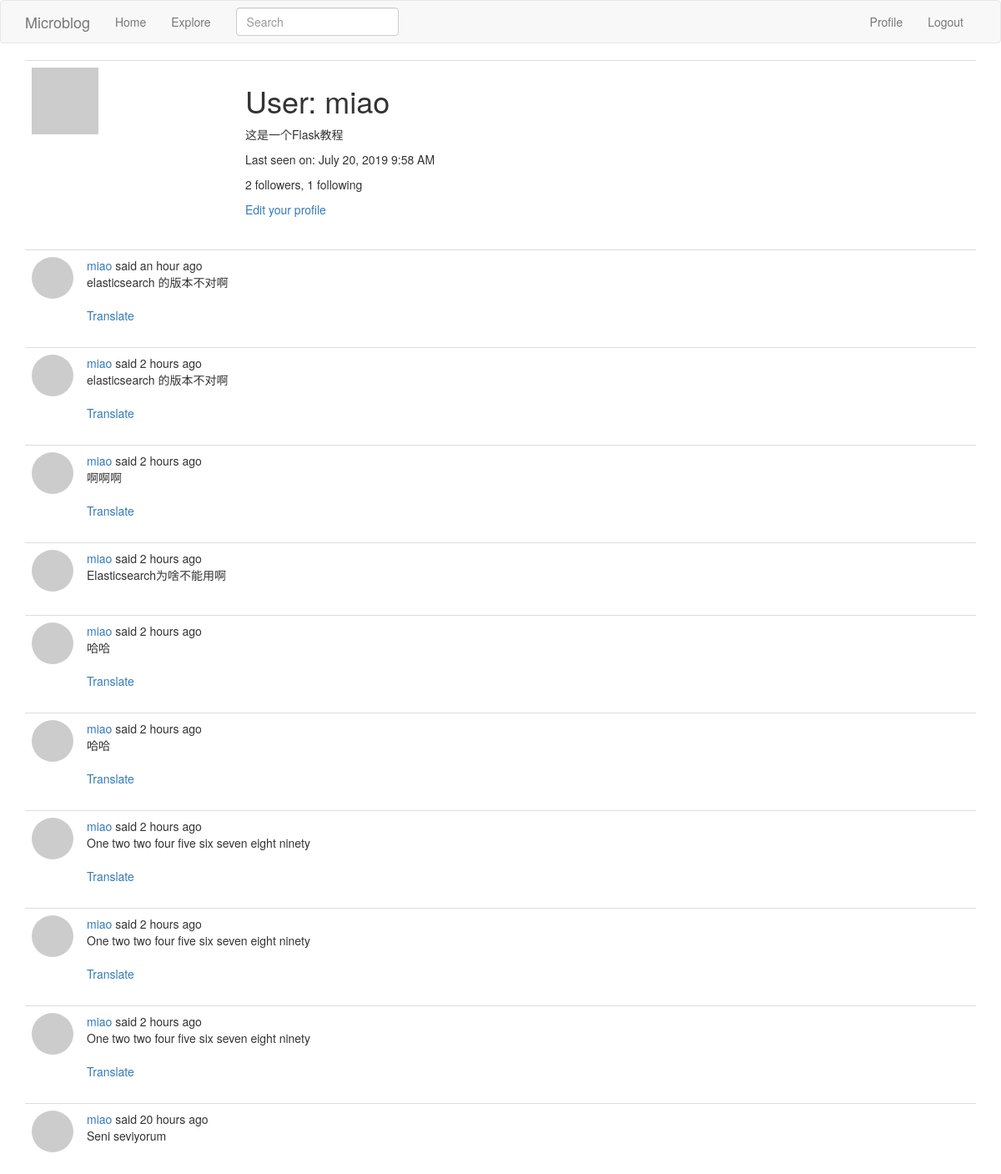
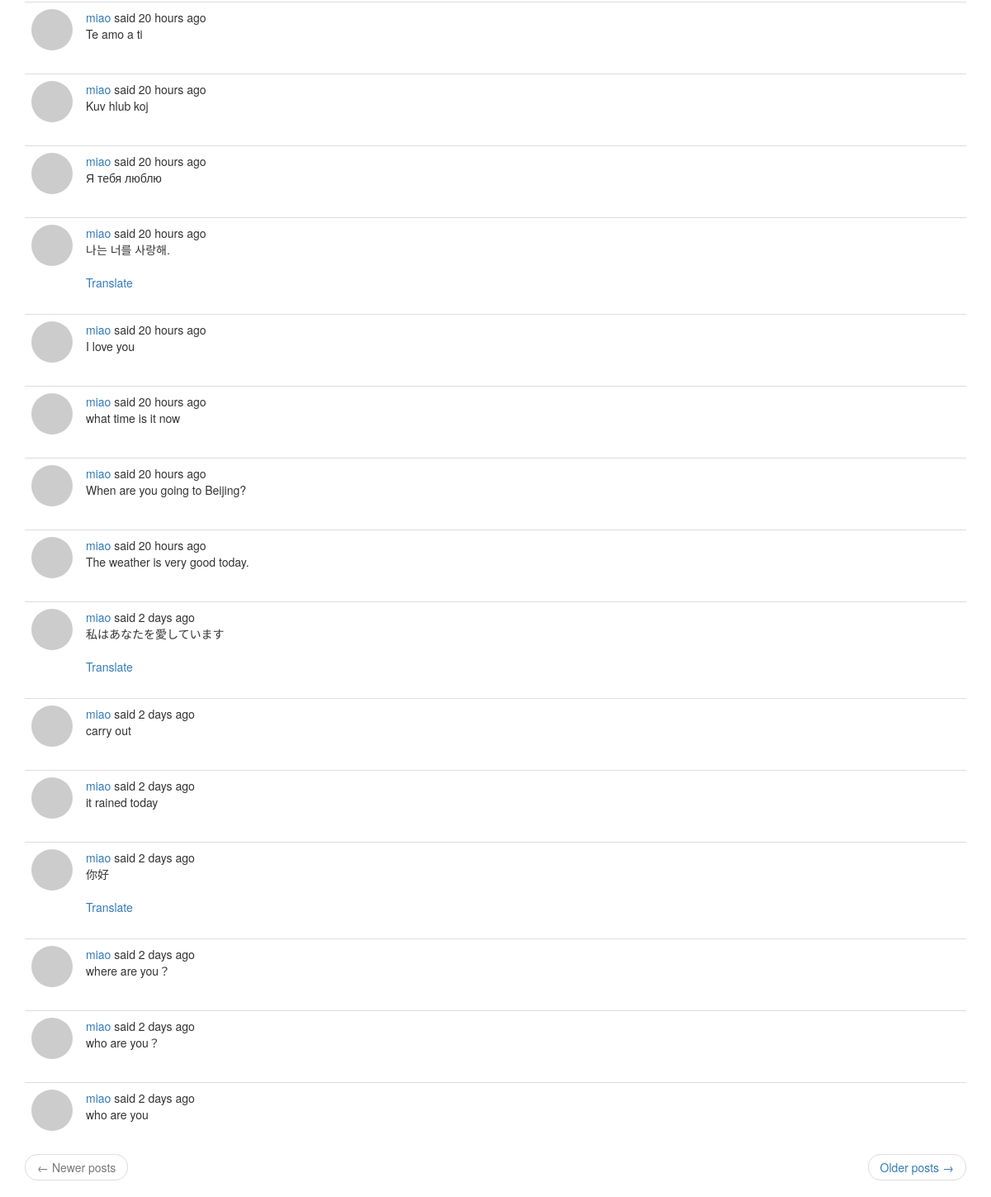
The page /User/miao (signed in) on the database its author committed (2 pictures, top to bottom).
### app/models.py (models this page shows, shortened)
class User(UserMixin, db.Model):
    id = db.Column(db.Integer, primary_key=True)  # 字段 id ，主键
    username = db.Column(db.String(64), index=True, unique=True)  # unique表示唯一的
    email = db.Column(db.String(120), index=True, unique=True)
    password_hash = db.Column(db.String(128))
    about_me = db.Column(db.String(140))
    last_seen = db.Column(db.DateTime, default=datetime.utcnow)  # 注意datetime.utcnow不要写成datetime.utcnow()
    posts = db.relationship('Post', backref='author', lazy='dynamic')
    followed = db.relationship(
        'User', secondary=followers,
        primaryjoin=(followers.c.follower_id == id),
        secondaryjoin=(followers.c.followed_id == id),
        backref=db.backref('followers', lazy='dynamic'), lazy='dynamic')
    def avatar(self, size):
        digest = md5(self.email.lower().encode('utf-8')).hexdigest()  # md5(b'miao@email.com').hexdigest()获取字符串的md5值
        return 'https://www.gravatar.com/avatar/{}?d=identicon&s={}'.format(digest, size)

class SearchableMixin(object):
    @classmethod
    def before_commit(cls, session):  # 在事务提交发生之前
        session._changes = {
            'add': list(session.new),
            'update': list(session.dirty),
            'delete': list(session.deleted)
        }
    @classmethod
    def after_commit(cls, session):  # 在事务提交发生之后
        for obj in session._changes['add']:
            if isinstance(obj, SearchableMixin):
                add_to_index(obj.__tablename__, obj)
        for obj in session._changes['update']:
            if isinstance(obj, SearchableMixin):
                add_to_index(obj.__tablename__, obj)
        for obj in session._changes['delete']:
            if isinstance(obj, SearchableMixin):
                remove_from_index(obj.__tablename__, obj)
        session._changes = None

class Post(SearchableMixin, db.Model):
    __searchable__ = ['body']  # 这个模型需要有body字段才能被索引,我添加的这个__searchable__属性只是一个变量，它没有任何关联的行为。 它只会帮助我以通用的方式编写索引函数。
    id = db.Column(db.Integer, primary_key=True)
    body = db.Column(db.String(140))
    timestamp = db.Column(db.DateTime, index=True, default=datetime.utcnow)
    user_id = db.Column(db.Integer, db.ForeignKey('user.id'))  # 初始化为user.id的外键,Flask-SQLAlchemy自动设置类名为小写来作为对应表的名称
    language = db.Column(db.String(5))  # 用户发表的动态的语言类型

### app/main/routes.py (the view)
@bp.route('/User/<username>')
@login_required  # 只能被已登录的用户访问
def user(username):
    user = User.query.filter_by(username=username).first_or_404()
    strart_page = request.args.get('page', 1, type=int)
    end_page = current_app.config['POSTS_PER_PAGE']
    posts = user.posts.order_by(Post.timestamp.desc()).paginate(strart_page, end_page, False)
    next_url = url_for('main.user', username=user.username, page=posts.next_num) if posts.has_next else None
    prev_url = url_for('main.user', username=user.username, page=posts.prev_num) if posts.has_prev else None
    return render_template('user.html', user=user, posts=posts.items, next_url=next_url, prev_url=prev_url)

### app/main/forms.py
class SearchForm(FlaskForm):
    q = StringField(_l('Search'), validators=[DataRequired()])
    def __init__(self, *args, **kwargs):
        if 'formdata' not in kwargs:
            kwargs['formdata'] = request.args
        if 'csrf_enabled' not in kwargs:
            kwargs['csrf_enabled'] = False
        super(SearchForm, self).__init__(*args, **kwargs)

### app/main/routes.py (called while the page is built)
@bp.before_app_request
def before_request():
    if current_user.is_authenticated:  # 当前用户是否已经登录
        current_user.last_seen = datetime.utcnow()
        db.session.commit()  # 不需要db.session.add()这句，因为当前用户已经存在数据库里了，当前用户是查询得到的
        g.search_form = SearchForm()
    g.locale = str(get_locale())

### app/models.py (called while the page is built)
@login.user_loader
def load_user(id):
    return User.query.get(int(id))

### app/templates/user.html
{% extends "base.html" %}
{% block app_content %}
    <table class="table table-hover">
        <tr>
            <td width="256px"><img src="{{ user.avatar(256) }}"></td>
            <td>
                <h1>{{ _('User') }}: {{ user.username }}</h1>
                {% if user.about_me %}<p>{{ user.about_me }}</p>{% endif %}
                {% if user.last_seen %}
                    <p>{{ _('Last seen on') }}: {{ moment(user.last_seen).format('LLL') }}</p>
                {% endif %}
                <p>{{ _('%(count)d followers', count=user.followers.count()) }}, {{ _('%(count)d following', count=user.followed.count()) }}</p>
                {% if user == current_user %}
                    <p><a href="{{ url_for('main.edit_profile') }}">{{ _('Edit your profile') }}</a></p>
                {% elif not current_user.is_following(user) %}
                    <p><a href="{{ url_for('main.follow', username=user.username) }}">{{ _('Follow') }}</a></p>
                {% else %}
                    <p><a href="{{ url_for('main.unfollow', username=user.username) }}">{{ _('Unfollow') }}</a></p>
                {% endif %}
            </td>
        </tr>
    </table>
    {% for post in posts %}
        {% include '_post.html' %}
    {% endfor %}
    <nav aria-label="...">
        <ul class="pager">
            <li class="previous{% if not prev_url %} disabled{% endif %}">
                <a href="{{ prev_url or '#' }}">
                    <span aria-hidden="true">&larr;</span> {{ _('Newer posts') }}
                </a>
            </li>
            <li class="next{% if not next_url %} disabled{% endif %}">
                <a href="{{ next_url or '#' }}">
                    {{ _('Older posts') }} <span aria-hidden="true">&rarr;</span>
                </a>
            </li>
        </ul>
    </nav>
{% endblock %}

### app/templates/base.html (shortened to what this page needs)
{% extends 'bootstrap/base.html' %}
{% block navbar %}
    <nav class="navbar navbar-default">
        <div class="container">
            <div class="navbar-header">
                <a class="navbar-brand" href="{{ url_for('main.index') }}">Microblog</a>
            </div>
            <div class="collapse navbar-collapse" id="bs-example-navbar-collapse-1">
                <ul class="nav navbar-nav">
                    <li><a href="{{ url_for('main.index') }}">{{ _('Home') }}</a></li>
                    <li><a href="{{ url_for('main.explore') }}">{{ _('Explore') }}</a></li>
                </ul>
                {% if g.search_form %}
                    <form class="navbar-form navbar-left" method="get"
                          action="{{ url_for('main.search') }}">
                        <div class="form-group">
                            {{ g.search_form.q(size=20, class='form-control',
                            placeholder=g.search_form.q.label.text) }}
                        </div>
                    </form>
                {% endif %}
                <ul class="nav navbar-nav navbar-right">
                    {% if current_user.is_anonymous %}
                        <li><a href="{{ url_for('auth.login') }}">{{ _('Login') }}</a></li>
                    {% else %}
                        <li><a href="{{ url_for('main.user', username=current_user.username) }}">{{ _('Profile') }}</a>
                        </li>
                        <li><a href="{{ url_for('auth.logout') }}">{{ _('Logout') }}</a></li>
                    {% endif %}
                </ul>
            </div>
        </div>
    </nav>
{% endblock %}
{% block content %}
    <div class="container">
        {% block app_content %}{% endblock %}
    </div>
{% endblock %}

### app/templates/_post.html (shortened to what this page needs)
<table class="table table-hover">
    <tr>
        <td width="50px">
            <a href="{{ url_for('main.user', username=post.author.username) }}">
                <div style="width: 50px;height: 50px; border-radius:50%;overflow: hidden;">
                    <img src="{{ post.author.avatar(50) }}"/>
                </div>
            </a>
        </td>
        <td>
            {{ _('%(username)s said %(when)s', username=user_link, when=moment(post.timestamp).fromNow()) }}
            <br>
            <span id="post{{ post.id }}">{{ post.body }}</span>
            {% if post.language and post.language != g.locale %}
                <br><br>
                <span id="translation{{ post.id }}">
                    <a href="javascript:translate(
                                '#post{{ post.id }}',
                                '#translation{{ post.id }}',
                                '{{ post.language }}',
                                '{{ g.locale }}');">{{ _('Translate') }}</a>
                </span>
            {% endif %}
        </td>
    </tr>
</table>

### rows shown on the page
User: username "miao", about_me "这是一个Flask教程", last_seen "July 20, 2019 9:58 AM"
Post: body "elasticsearch 的版本不对啊"
Post: body "elasticsearch 的版本不对啊"
Post: body "啊啊啊"
Post: body "Elasticsearch为啥不能用啊"
Post: body "哈哈"
Post: body "哈哈"
Post: body "One two two four five six seven eight ninety"
Post: body "One two two four five six seven eight ninety"
Post: body "One two two four five six seven eight ninety"
Post: body "Seni seviyorum"
Post: body "Te amo a ti"
Post: body "Kuv hlub koj"
Post: body "Я тебя люблю"
Post: body "나는 너를 사랑해."
Post: body "I love you"
Post: body "what time is it now"
Post: body "When are you going to Beijing?"
Post: body "The weather is very good today."
Post: body "私はあなたを愛しています"
Post: body "carry out"
Post: body "it rained today"
Post: body "你好"
Post: body "where are you？"
Post: body "who are you？"
Post: body "who are you"
